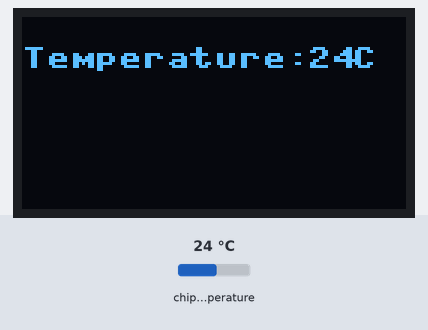
Bench run of a program on a simulated Raspberry Pi Pico running MicroPython. Shown: 128×64 one-colour display. The inputs (shaded band) are chosen by the test bench; at power-on: chip temperature 24 °C.

Above: at 1.2 s.
1.3 s: chip temperature set to 1 °C
At 2.7 s:
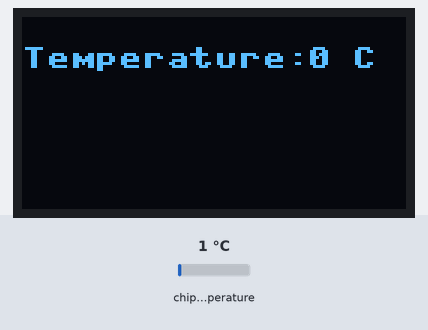
3.2 s: chip temperature set to 11 °C
At 4.3 s:
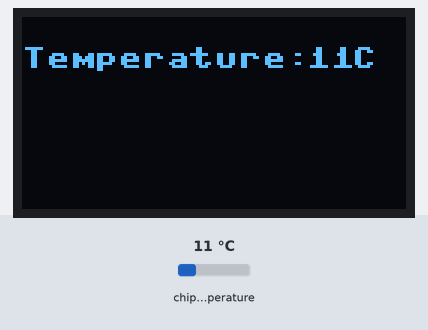
4.8 s: chip temperature set to 22 °C
At 6.0 s:
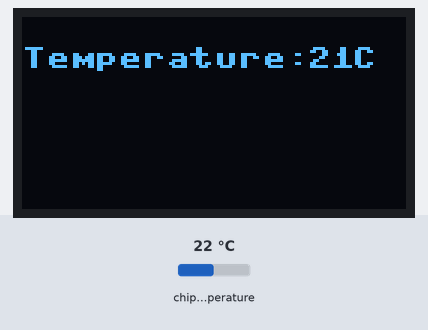
Timing chart, 0 to 7.8 s (numbered marks = the images above; inputs shaded):
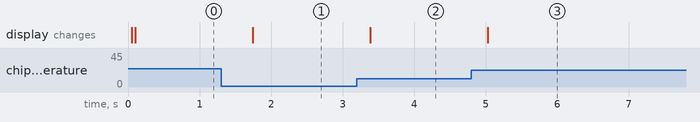

Measured:
- after the input at 1.3 s, the display: changes after 0.44 s (image 1)
- after the input at 3.2 s, the display: changes after 0.19 s (image 2)
- after the input at 4.8 s, the display: changes after 0.23 s (image 3)

The program:

display_temp.py
```python
from machine import ADC, Pin, I2C
from ssd1306 import SSD1306_I2C
import time
adc = machine.ADC(4)
WIDTH =128
HEIGHT= 64
i2c=I2C(0,scl=Pin(1),sda=Pin(0),freq=200000)
oled = SSD1306_I2C(WIDTH,HEIGHT,i2c)
while True:
    oled.fill(0)
    ADC_voltage = adc.read_u16() * (3.3 / (65535))
    temperature_celcius = 27 - (ADC_voltage - 0.706)/0.001721
    temp_fahrenheit=32+(1.8*temperature_celcius)
    oled.text("Temperature:",0,10)
    oled.text(str(int(temperature_celcius)), 95, 10)
    oled.text("C",110,10)
    oled.show()
    time.sleep_ms(500)
```
